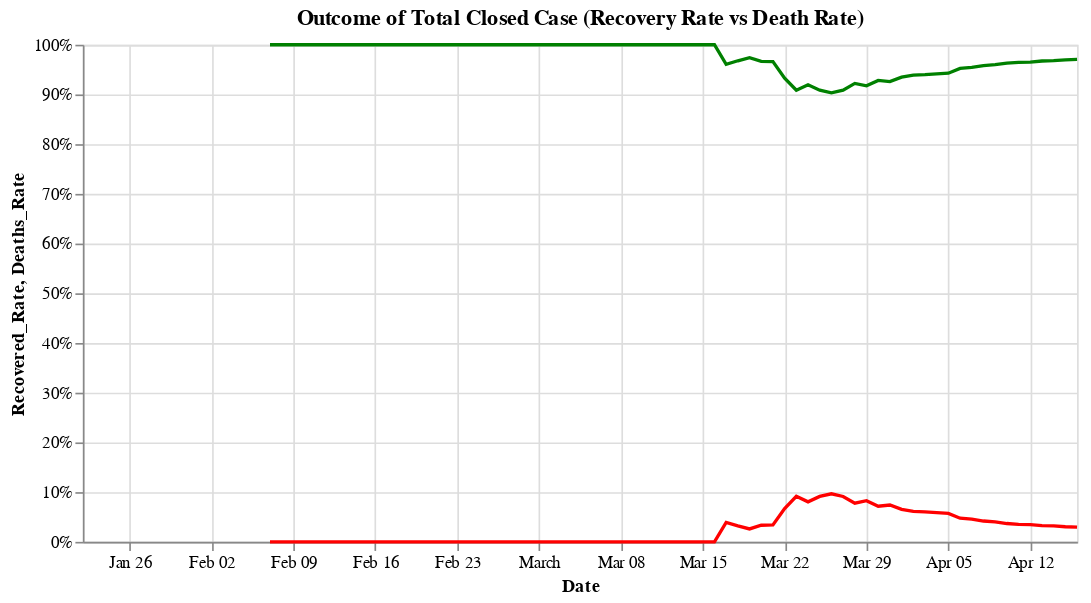

Write notebook code for a chart like this one.
### Code cell
#hide_input
_base = alt.Chart(df_summary_my[['Date', 'Recovered_Rate', 'Deaths_Rate']]).encode(x='Date:T')
_recovered = _base.mark_line(color='green').encode(
              y=alt.Y('Recovered_Rate:Q', axis=alt.Axis(format='%')))
_deaths = _base.mark_line(color='red').encode(y=alt.Y('Deaths_Rate:Q', axis=alt.Axis(format='%')))

(_recovered + _deaths).properties(title='Outcome of Total Closed Case (Recovery Rate vs Death Rate)', width=600)

### Figure 1 — Vega-Lite specification as saved in the notebook (floating-point values rounded to 4 significant figures)
{"config": {"view": {"continuousWidth": 400, "continuousHeight": 300}}, "layer": [{"mark": {"type": "line", "color": "green"}, "encoding": {"x": {"type": "temporal", "field": "Date"}, "y": {"type": "quantitative", "axis": {"format": "%"}, "field": "Recovered_Rate"}}}, {"mark": {"type": "line", "color": "red"}, "encoding": {"x": {"type": "temporal", "field": "Date"}, "y": {"type": "quantitative", "axis": {"format": "%"}, "field": "Deaths_Rate"}}}], "data": {"name": "data-e0d1e5a03c8b1d3fb5d4478e867584d0"}, "title": "Outcome of Total Closed Case (Recovery Rate vs Death Rate)", "width": 600, "$schema": "https://vega.github.io/schema/vega-lite/v4.8.1.json", "datasets": {"data-e0d1e5a03c8b1d3fb5d4478e867584d0": [{"Date": "2020-01-22T00:00:00", "Recovered_Rate": null, "Deaths_Rate": null}, {"Date": "2020-01-23T00:00:00", "Recovered_Rate": null, "Deaths_Rate": null}, {"Date": "2020-01-24T00:00:00", "Recovered_Rate": null, "Deaths_Rate": null}, {"Date": "2020-01-25T00:00:00", "Recovered_Rate": null, "Deaths_Rate": null}, {"Date": "2020-01-26T00:00:00", "Recovered_Rate": null, "Deaths_Rate": null}, {"Date": "2020-01-27T00:00:00", "Recovered_Rate": null, "Deaths_Rate": null}, {"Date": "2020-01-28T00:00:00", "Recovered_Rate": null, "Deaths_Rate": null}, {"Date": "2020-01-29T00:00:00", "Recovered_Rate": null, "Deaths_Rate": null}, {"Date": "2020-01-30T00:00:00", "Recovered_Rate": null, "Deaths_Rate": null}, {"Date": "2020-01-31T00:00:00", "Recovered_Rate": null, "Deaths_Rate": null}, {"Date": "2020-02-01T00:00:00", "Recovered_Rate": null, "Deaths_Rate": null}, {"Date": "2020-02-02T00:00:00", "Recovered_Rate": null, "Deaths_Rate": null}, {"Date": "2020-02-03T00:00:00", "Recovered_Rate": null, "Deaths_Rate": null}, {"Date": "2020-02-04T00:00:00", "Recovered_Rate": null, "Deaths_Rate": null}, {"Date": "2020-02-05T00:00:00", "Recovered_Rate": null, "Deaths_Rate": null}, {"Date": "2020-02-06T00:00:00", "Recovered_Rate": null, "Deaths_Rate": null}, {"Date": "2020-02-07T00:00:00", "Recovered_Rate": 1.0, "Deaths_Rate": 0.0}, {"Date": "2020-02-08T00:00:00", "Recovered_Rate": 1.0, "Deaths_Rate": 0.0}, {"Date": "2020-02-09T00:00:00", "Recovered_Rate": 1.0, "Deaths_Rate": 0.0}, {"Date": "2020-02-10T00:00:00", "Recovered_Rate": 1.0, "Deaths_Rate": 0.0}, {"Date": "2020-02-11T00:00:00", "Recovered_Rate": 1.0, "Deaths_Rate": 0.0}, {"Date": "2020-02-12T00:00:00", "Recovered_Rate": 1.0, "Deaths_Rate": 0.0}, {"Date": "2020-02-13T00:00:00", "Recovered_Rate": 1.0, "Deaths_Rate": 0.0}, {"Date": "2020-02-14T00:00:00", "Recovered_Rate": 1.0, "Deaths_Rate": 0.0}, {"Date": "2020-02-15T00:00:00", "Recovered_Rate": 1.0, "Deaths_Rate": 0.0}, {"Date": "2020-02-16T00:00:00", "Recovered_Rate": 1.0, "Deaths_Rate": 0.0}, {"Date": "2020-02-17T00:00:00", "Recovered_Rate": 1.0, "Deaths_Rate": 0.0}, {"Date": "2020-02-18T00:00:00", "Recovered_Rate": 1.0, "Deaths_Rate": 0.0}, {"Date": "2020-02-19T00:00:00", "Recovered_Rate": 1.0, "Deaths_Rate": 0.0}, {"Date": "2020-02-20T00:00:00", "Recovered_Rate": 1.0, "Deaths_Rate": 0.0}, {"Date": "2020-02-21T00:00:00", "Recovered_Rate": 1.0, "Deaths_Rate": 0.0}, {"Date": "2020-02-22T00:00:00", "Recovered_Rate": 1.0, "Deaths_Rate": 0.0}, {"Date": "2020-02-23T00:00:00", "Recovered_Rate": 1.0, "Deaths_Rate": 0.0}, {"Date": "2020-02-24T00:00:00", "Recovered_Rate": 1.0, "Deaths_Rate": 0.0}, {"Date": "2020-02-25T00:00:00", "Recovered_Rate": 1.0, "Deaths_Rate": 0.0}, {"Date": "2020-02-26T00:00:00", "Recovered_Rate": 1.0, "Deaths_Rate": 0.0}, {"Date": "2020-02-27T00:00:00", "Recovered_Rate": 1.0, "Deaths_Rate": 0.0}, {"Date": "2020-02-28T00:00:00", "Recovered_Rate": 1.0, "Deaths_Rate": 0.0}, {"Date": "2020-02-29T00:00:00", "Recovered_Rate": 1.0, "Deaths_Rate": 0.0}, {"Date": "2020-03-01T00:00:00", "Recovered_Rate": 1.0, "Deaths_Rate": 0.0}, {"Date": "2020-03-02T00:00:00", "Recovered_Rate": 1.0, "Deaths_Rate": 0.0}, {"Date": "2020-03-03T00:00:00", "Recovered_Rate": 1.0, "Deaths_Rate": 0.0}, {"Date": "2020-03-04T00:00:00", "Recovered_Rate": 1.0, "Deaths_Rate": 0.0}, {"Date": "2020-03-05T00:00:00", "Recovered_Rate": 1.0, "Deaths_Rate": 0.0}, {"Date": "2020-03-06T00:00:00", "Recovered_Rate": 1.0, "Deaths_Rate": 0.0}, {"Date": "2020-03-07T00:00:00", "Recovered_Rate": 1.0, "Deaths_Rate": 0.0}, {"Date": "2020-03-08T00:00:00", "Recovered_Rate": 1.0, "Deaths_Rate": 0.0}, {"Date": "2020-03-09T00:00:00", "Recovered_Rate": 1.0, "Deaths_Rate": 0.0}, {"Date": "2020-03-10T00:00:00", "Recovered_Rate": 1.0, "Deaths_Rate": 0.0}, {"Date": "2020-03-11T00:00:00", "Recovered_Rate": 1.0, "Deaths_Rate": 0.0}, {"Date": "2020-03-12T00:00:00", "Recovered_Rate": 1.0, "Deaths_Rate": 0.0}, {"Date": "2020-03-13T00:00:00", "Recovered_Rate": 1.0, "Deaths_Rate": 0.0}, {"Date": "2020-03-14T00:00:00", "Recovered_Rate": 1.0, "Deaths_Rate": 0.0}, {"Date": "2020-03-15T00:00:00", "Recovered_Rate": 1.0, "Deaths_Rate": 0.0}, {"Date": "2020-03-16T00:00:00", "Recovered_Rate": 1.0, "Deaths_Rate": 0.0}, {"Date": "2020-03-17T00:00:00", "Recovered_Rate": 0.9608, "Deaths_Rate": 0.03922}, {"Date": "2020-03-18T00:00:00", "Recovered_Rate": 0.9677, "Deaths_Rate": 0.03226}, {"Date": "2020-03-19T00:00:00", "Recovered_Rate": 0.974, "Deaths_Rate": 0.02597}, {"Date": "2020-03-20T00:00:00", "Recovered_Rate": 0.9667, "Deaths_Rate": 0.03333}, {"Date": "2020-03-21T00:00:00", "Recovered_Rate": 0.9661, "Deaths_Rate": 0.0339}, {"Date": "2020-03-22T00:00:00", "Recovered_Rate": 0.9329, "Deaths_Rate": 0.06711}, {"Date": "2020-03-23T00:00:00", "Recovered_Rate": 0.9085, "Deaths_Rate": 0.0915}, {"Date": "2020-03-24T00:00:00", "Recovered_Rate": 0.9196, "Deaths_Rate": 0.0804}, {"Date": "2020-03-25T00:00:00", "Recovered_Rate": 0.9087, "Deaths_Rate": 0.09132}, {"Date": "2020-03-26T00:00:00", "Recovered_Rate": 0.9034, "Deaths_Rate": 0.09664}, {"Date": "2020-03-27T00:00:00", "Recovered_Rate": 0.9088, "Deaths_Rate": 0.09123}, {"Date": "2020-03-28T00:00:00", "Recovered_Rate": 0.9222, "Deaths_Rate": 0.07781}, {"Date": "2020-03-29T00:00:00", "Recovered_Rate": 0.9173, "Deaths_Rate": 0.08274}, {"Date": "2020-03-30T00:00:00", "Recovered_Rate": 0.9283, "Deaths_Rate": 0.07171}, {"Date": "2020-03-31T00:00:00", "Recovered_Rate": 0.9259, "Deaths_Rate": 0.07414}, {"Date": "2020-04-01T00:00:00", "Recovered_Rate": 0.9348, "Deaths_Rate": 0.06522}, {"Date": "2020-04-02T00:00:00", "Recovered_Rate": 0.9388, "Deaths_Rate": 0.0612}, {"Date": "2020-04-03T00:00:00", "Recovered_Rate": 0.9398, "Deaths_Rate": 0.06023}, {"Date": "2020-04-04T00:00:00", "Recovered_Rate": 0.9414, "Deaths_Rate": 0.05864}, {"Date": "2020-04-05T00:00:00", "Recovered_Rate": 0.9428, "Deaths_Rate": 0.05722}, {"Date": "2020-04-06T00:00:00", "Recovered_Rate": 0.9524, "Deaths_Rate": 0.04758}, {"Date": "2020-04-07T00:00:00", "Recovered_Rate": 0.9545, "Deaths_Rate": 0.04552}, {"Date": "2020-04-08T00:00:00", "Recovered_Rate": 0.9581, "Deaths_Rate": 0.04188}, {"Date": "2020-04-09T00:00:00", "Recovered_Rate": 0.96, "Deaths_Rate": 0.04}, {"Date": "2020-04-10T00:00:00", "Recovered_Rate": 0.9632, "Deaths_Rate": 0.03684}, {"Date": "2020-04-11T00:00:00", "Recovered_Rate": 0.9647, "Deaths_Rate": 0.0353}, {"Date": "2020-04-12T00:00:00", "Recovered_Rate": 0.9652, "Deaths_Rate": 0.0348}, {"Date": "2020-04-13T00:00:00", "Recovered_Rate": 0.9673, "Deaths_Rate": 0.03272}, {"Date": "2020-04-14T00:00:00", "Recovered_Rate": 0.968, "Deaths_Rate": 0.03203}, {"Date": "2020-04-15T00:00:00", "Recovered_Rate": 0.9696, "Deaths_Rate": 0.0304}, {"Date": "2020-04-16T00:00:00", "Recovered_Rate": 0.9705, "Deaths_Rate": 0.02947}]}}
